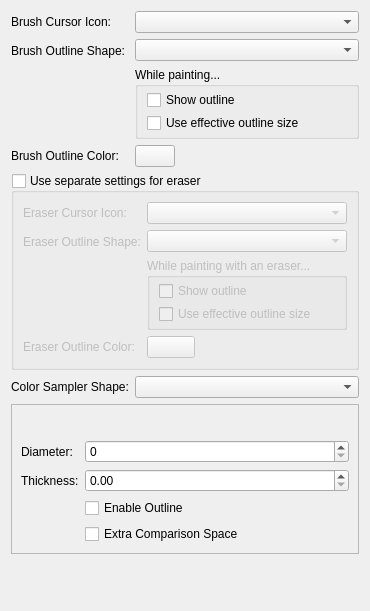
     <widget class="QWidget" name="tab">
      <attribute name="title">
       <string>Cursor</string>
      </attribute>
      <layout class="QFormLayout" name="formLayout_9">
       <item row="0" column="0">
        <widget class="QLabel" name="textLabel1">
         <property name="sizePolicy">
          <sizepolicy hsizetype="Preferred" vsizetype="Preferred">
           <horstretch>0</horstretch>
           <verstretch>0</verstretch>
          </sizepolicy>
         </property>
         <property name="text">
          <string>Brush Cursor Icon:</string>
         </property>
         <property name="alignment">
          <set>Qt::AlignRight|Qt::AlignTrailing|Qt::AlignVCenter</set>
         </property>
         <property name="buddy">
          <cstring>frame</cstring>
         </property>
        </widget>
       </item>
       <item row="0" column="1">
        <widget class="QComboBox" name="m_cmbCursorShape"/>
       </item>
       <item row="1" column="0">
        <widget class="QLabel" name="textLabel1_2">
         <property name="sizePolicy">
          <sizepolicy hsizetype="Preferred" vsizetype="Preferred">
           <horstretch>0</horstretch>
           <verstretch>0</verstretch>
          </sizepolicy>
         </property>
         <property name="text">
          <string>Brush Outline Shape:</string>
         </property>
         <property name="alignment">
          <set>Qt::AlignRight|Qt::AlignTrailing|Qt::AlignVCenter</set>
         </property>
        </widget>
       </item>
       <item row="1" column="1">
        <widget class="QWidget" name="widget_2" native="true">
         <layout class="QVBoxLayout" name="verticalLayout_8">
          <property name="leftMargin">
           <number>0</number>
          </property>
          <property name="topMargin">
           <number>0</number>
          </property>
          <property name="rightMargin">
           <number>0</number>
          </property>
          <property name="bottomMargin">
           <number>0</number>
          </property>
          <item>
           <widget class="QComboBox" name="m_cmbOutlineShape"/>
          </item>
          <item>
           <widget class="QGroupBox" name="groupBox">
            <property name="title">
             <string>While painting...</string>
            </property>
            <layout class="QVBoxLayout" name="verticalLayout_2">
             <property name="spacing">
              <number>3</number>
             </property>
             <property name="leftMargin">
              <number>9</number>
             </property>
             <property name="topMargin">
              <number>3</number>
             </property>
             <property name="bottomMargin">
              <number>3</number>
             </property>
             <item>
              <widget class="QCheckBox" name="m_showOutlinePainting">
               <property name="sizePolicy">
                <sizepolicy hsizetype="Minimum" vsizetype="Fixed">
                 <horstretch>0</horstretch>
                 <verstretch>0</verstretch>
                </sizepolicy>
               </property>
               <property name="minimumSize">
                <size>
                 <width>200</width>
                 <height>0</height>
                </size>
               </property>
               <property name="text">
                <string>Show outline</string>
               </property>
              </widget>
             </item>
             <item>
              <widget class="QCheckBox" name="m_changeBrushOutline">
               <property name="text">
                <string>Use effective outline size</string>
               </property>
              </widget>
             </item>
            </layout>
           </widget>
          </item>
         </layout>
        </widget>
       </item>
       <item row="2" column="0">
        <widget class="QLabel" name="label_11">
         <property name="text">
          <string>Brush Outline Color:</string>
         </property>
        </widget>
       </item>
       <item row="2" column="1">
        <widget class="KisColorButton" name="cursorColorButton">
         <property name="sizePolicy">
          <sizepolicy hsizetype="Fixed" vsizetype="Fixed">
           <horstretch>0</horstretch>
           <verstretch>0</verstretch>
          </sizepolicy>
         </property>
         <property name="text">
          <string/>
         </property>
        </widget>
       </item>
       <item row="3" column="0" colspan="2">
        <widget class="QGroupBox" name="m_chkSeparateEraserCursor">
         <property name="title">
          <string>Use separate settings for eraser</string>
         </property>
         <property name="checkable">
          <bool>true</bool>
         </property>
         <property name="checked">
          <bool>false</bool>
         </property>
         <layout class="QFormLayout" name="formLayout_14">
          <item row="0" column="1">
           <widget class="QComboBox" name="m_cmbEraserCursorShape"/>
          </item>
          <item row="0" column="0">
           <widget class="QLabel" name="label_19">
            <property name="sizePolicy">
             <sizepolicy hsizetype="Minimum" vsizetype="Preferred">
              <horstretch>0</horstretch>
              <verstretch>0</verstretch>
             </sizepolicy>
            </property>
            <property name="text">
             <string>Eraser Cursor Icon:</string>
            </property>
           </widget>
          </item>
          <item row="1" column="0">
           <widget class="QLabel" name="label_20">
            <property name="sizePolicy">
             <sizepolicy hsizetype="Minimum" vsizetype="Preferred">
              <horstretch>0</horstretch>
              <verstretch>0</verstretch>
             </sizepolicy>
            </property>
            <property name="text">
             <string>Eraser Outline Shape:</string>
            </property>
           </widget>
          </item>
          <item row="1" column="1">
           <widget class="QWidget" name="widget_7" native="true">
            <property name="sizePolicy">
             <sizepolicy hsizetype="Preferred" vsizetype="Preferred">
              <horstretch>0</horstretch>
              <verstretch>0</verstretch>
             </sizepolicy>
            </property>
            <layout class="QVBoxLayout" name="verticalLayout_10">
             <property name="leftMargin">
              <number>0</number>
             </property>
             <property name="topMargin">
              <number>0</number>
             </property>
             <property name="rightMargin">
              <number>0</number>
             </property>
             <property name="bottomMargin">
              <number>0</number>
             </property>
             <item>
              <widget class="QComboBox" name="m_cmbEraserOutlineShape"/>
             </item>
             <item>
              <widget class="QGroupBox" name="groupBox_6">
               <property name="sizePolicy">
                <sizepolicy hsizetype="Preferred" vsizetype="Preferred">
                 <horstretch>0</horstretch>
                 <verstretch>0</verstretch>
                </sizepolicy>
               </property>
               <property name="title">
                <string>While painting with an eraser...</string>
               </property>
               <layout class="QVBoxLayout" name="verticalLayout_5">
                <property name="spacing">
                 <number>3</number>
                </property>
                <property name="topMargin">
                 <number>3</number>
                </property>
                <property name="bottomMargin">
                 <number>3</number>
                </property>
                <item>
                 <widget class="QCheckBox" name="m_showEraserOutlinePainting">
                  <property name="text">
                   <string>Show outline</string>
                  </property>
                 </widget>
                </item>
                <item>
                 <widget class="QCheckBox" name="m_changeEraserBrushOutline">
                  <property name="text">
                   <string>Use effective outline size</string>
                  </property>
                 </widget>
                </item>
               </layout>
              </widget>
             </item>
            </layout>
           </widget>
          </item>
          <item row="2" column="0">
           <widget class="QLabel" name="label_21">
            <property name="text">
             <string>Eraser Outline Color:</string>
            </property>
           </widget>
          </item>
          <item row="2" column="1">
           <widget class="KisColorButton" name="eraserCursorColorButton">
            <property name="maximumSize">
             <size>
              <width>48</width>
              <height>25</height>
             </size>
            </property>
            <property name="text">
             <string/>
            </property>
           </widget>
          </item>
         </layout>
        </widget>
       </item>
       <item row="4" column="0">
        <widget class="QLabel" name="m_lblColorSamplerPreviewStyle">
         <property name="text">
          <string>Color Sampler Shape:</string>
         </property>
        </widget>
       </item>
       <item row="4" column="1">
        <widget class="QComboBox" name="m_cmbColorSamplerPreviewStyle"/>
       </item>
       <item row="6" column="0" colspan="2">
        <spacer name="verticalSpacer_3">
         <property name="orientation">
          <enum>Qt::Vertical</enum>
         </property>
         <property name="sizeHint" stdset="0">
          <size>
           <width>20</width>
           <height>40</height>
          </size>
         </property>
        </spacer>
       </item>
       <item row="5" column="0" colspan="2">
        <widget class="QFrame" name="m_frmColorSamplerCircleSettings">
         <property name="frameShape">
          <enum>QFrame::StyledPanel</enum>
         </property>
         <property name="frameShadow">
          <enum>QFrame::Raised</enum>
         </property>
         <layout class="QFormLayout" name="m_frmColorSamplerCircleSettingsLayout">
          <item row="1" column="0">
           <widget class="QLabel" name="m_lblColorSamplerPreviewSize">
            <property name="text">
             <string>Diameter:</string>
            </property>
           </widget>
          </item>
          <item row="1" column="1">
           <widget class="KisSliderSpinBox" name="m_nmbColorSamplerPreviewSize"/>
          </item>
          <item row="0" column="0" colspan="2">
           <widget class="KisColorSamplerPreviewPreview" name="m_lblColorSamplerPreviewSizePreview">
            <property name="sizePolicy">
             <sizepolicy hsizetype="Preferred" vsizetype="Fixed">
              <horstretch>0</horstretch>
              <verstretch>0</verstretch>
             </sizepolicy>
            </property>
            <property name="minimumSize">
             <size>
              <width>0</width>
              <height>20</height>
             </size>
            </property>
           </widget>
          </item>
          <item row="2" column="0">
           <widget class="QLabel" name="m_lblColorSamplerPreviewThickness">
            <property name="text">
             <string>Thickness:</string>
            </property>
           </widget>
          </item>
          <item row="2" column="1">
           <widget class="KisDoubleSliderSpinBox" name="m_ssbColorSamplerPreviewThickness"/>
          </item>
          <item row="3" column="1">
           <widget class="QCheckBox" name="m_chkColorSamplerPreviewOutlineEnabled">
            <property name="text">
             <string>Enable Outline</string>
            </property>
           </widget>
          </item>
          <item row="4" column="1">
           <widget class="QCheckBox" name="m_chkColorSamplerPreviewExtraCircles">
            <property name="text">
             <string>Extra Comparison Space</string>
            </property>
           </widget>
          </item>
         </layout>
        </widget>
       </item>
      </layout>
     </widget>
